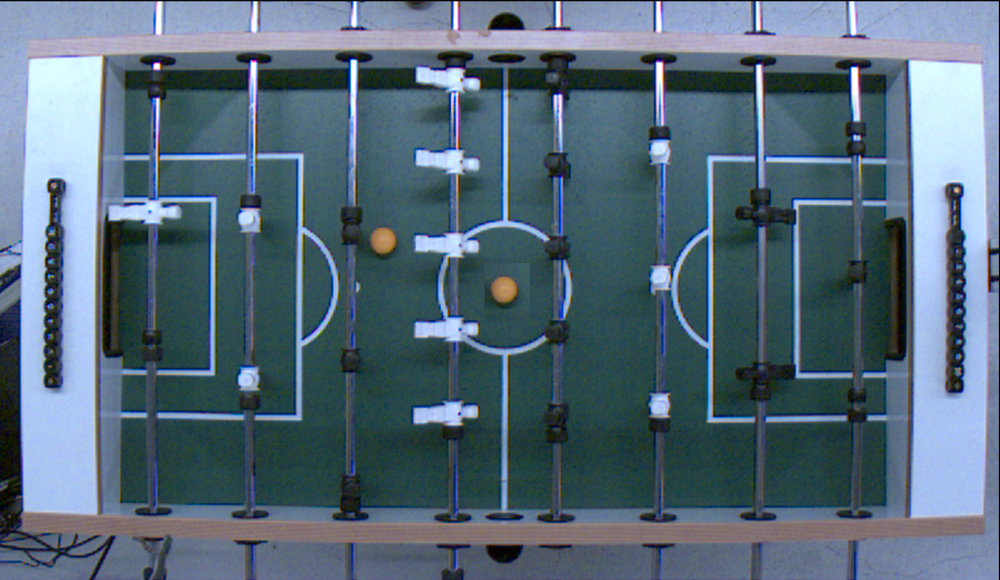
#> input picture BallCalibration.PNG, 1000 x 580 px, shrunk from 1835 x 1064 before the run
$ python -i FieldDetecter.py   (imports and definitions only)
#> lines starting #> are read from the running program, lines starting #| are printed output that depends on the picture
#> further down, picture is the input picture: shape (580, 1000, 3); mean B, G, R 122.3, 106.9, 86
#Copyright 2016 StudentCV
#Copyright and related rights are licensed under the
#Solderpad Hardware License, Version 0.51 (the “License”);
#you may not use this file except in compliance with the License.
#You may obtain a copy of the License at http://solderpad.org/licenses/SHL-0.51.
#Unless required by applicable law or agreed to in writing,
#software, hardware and materials distributed under this License
#is distributed on an “AS IS” BASIS, WITHOUT WARRANTIES OR CONDITIONS OF ANY KIND,
#either express or implied. See the License for the specific language
#governing permissions and limitations under the License.

# TODO: extensive commenting on calculations
import cv2
import numpy as np


class FieldDetection:
    """
    The soccer field is determined by the position of the center spot, the
    angle of the center line and the size of the center circle.
    Since the diameter of the center circle is fixed at 20.5 cm, all other
    points of the field can be calculated by these three measures.
    """

    field = 0
    center = 0
    ratio_pxcm = 0
    angle = 0
    goal_center_left = 0
    goal_center_right = 0
    goal_area_radius = 0

    # [26 lines left out: function draw, not called in this run]

    def get_center_scale(self, calibration_image):
        """

        :param calibration_image: The HSV-image to use for calculation
        :return: Position of center point in image (tuple), ratio px per cm (reproduction scale)
        """
        gray = cv2.cvtColor(calibration_image, cv2.COLOR_HSV2BGR)
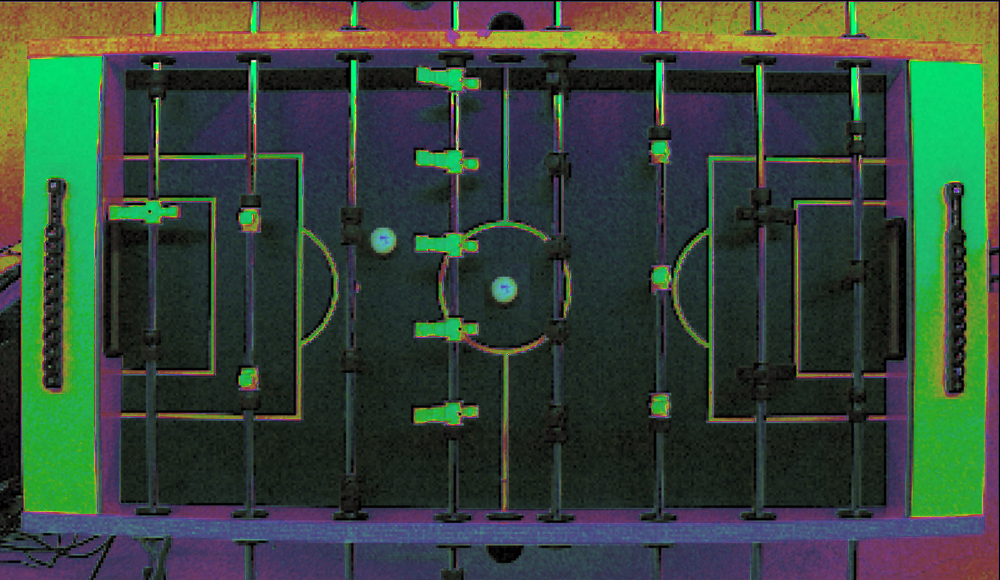
#> gray: shape (580, 1000, 3); mean B, G, R 58.2, 70.8, 55.3
        gray = cv2.cvtColor(gray, cv2.COLOR_BGR2GRAY)
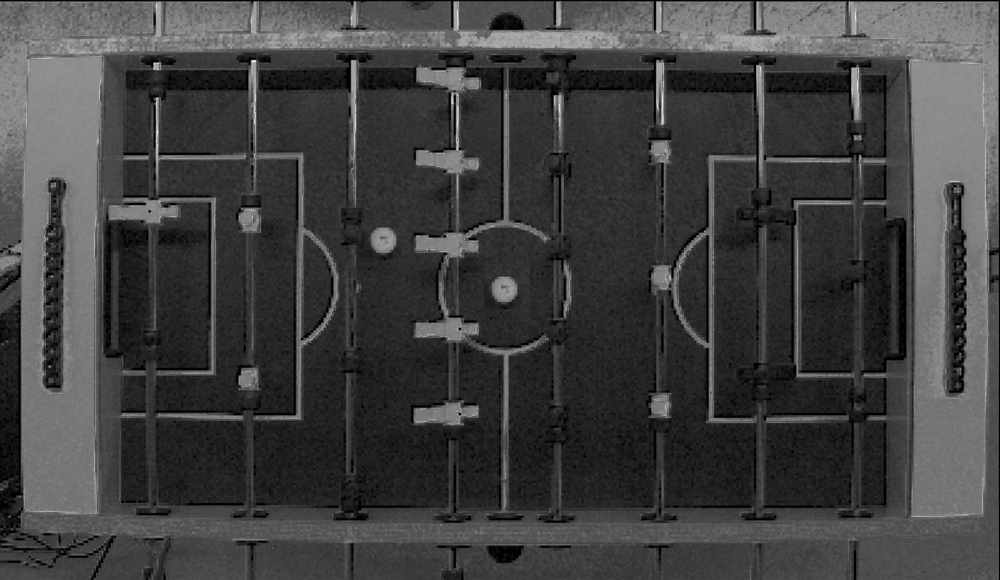
#> gray: shape (580, 1000); min 0, max 246, mean 64.7
        gray = cv2.GaussianBlur(gray, (5, 5), 1)

        circles = cv2.HoughCircles(gray, cv2.HOUGH_GRADIENT, 1, 100, param1=50, param2=30, minRadius=50, maxRadius=300)
#> circles = 48 rows, first 8: [702.5, 286.5, 264.2], [307.5, 287.5, 264.2], [605.5, 261.5, 260.9], [505.5, 261.5, 260.9], [414.5, 329.5, 299.4], [187.5, 272.5, 271.9], [769.5, 200.5, 216.9], [277.5, 187.5, 181.7]

        center_circle = (0, 0, 0)
        min_dist = 0xFFFFFFFFFFF
        for circle in circles[0]:
            dist_x = abs(circle[0] - calibration_image.shape[1] / 2)
            dist_y = abs(circle[1] - calibration_image.shape[0] / 2)

            if(dist_x + dist_y) < min_dist:
                min_dist = dist_x + dist_y
                center_circle = circle
#> this loop made 48 passes
#> (dist_x, dist_y, min_dist, center_circle) on passes 1 to 4: (202.5, 3.5, 206, [702.5, 286.5, 264.2]), (192.5, 2.5, 195, [307.5, 287.5, 264.2]), (105.5, 28.5, 134, [605.5, 261.5, 260.9]), (5.5, 28.5, 34, [505.5, 261.5, 260.9])
#> (circle, dist_x, dist_y) on passes 5 to 10: ([414.5, 329.5, 299.4], 85.5, 39.5), ([187.5, 272.5, 271.9], 312.5, 17.5), ([769.5, 200.5, 216.9], 269.5, 89.5), ([277.5, 187.5, 181.7], 222.5, 102.5), ([232.5, 363.5, 215.8], 267.5, 73.5), ([379.5, 185.5, 185], 120.5, 104.5)
#> after the loop, min_dist = 34

        rgb = cv2.cvtColor(calibration_image, cv2.COLOR_HSV2RGB)
        cv2.circle(rgb, (center_circle[0], center_circle[1]), center_circle[2], (0, 255, 0), 1)
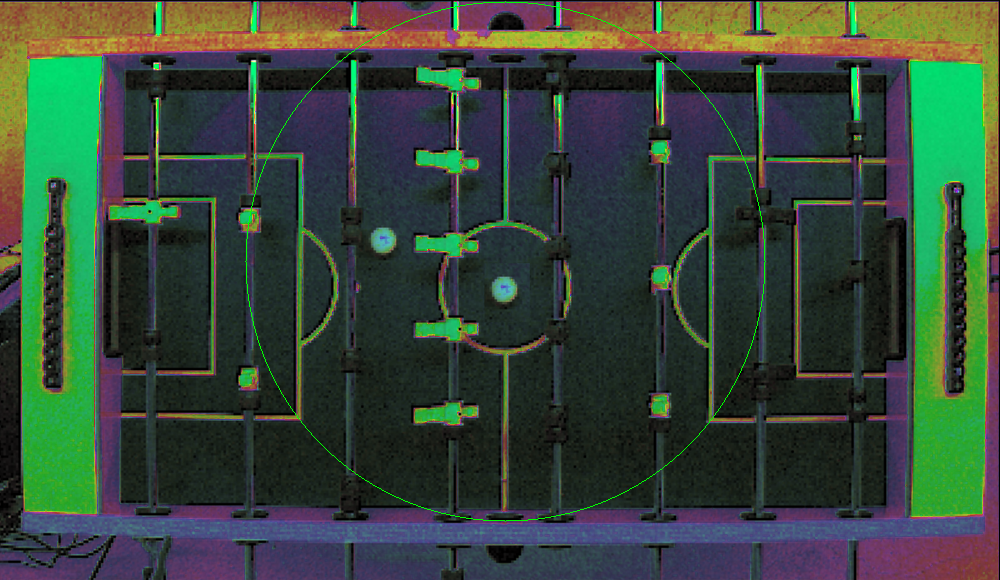
#> rgb: shape (580, 1000, 3); mean R, G, B 55.1, 71.3, 58

        center = center_circle[0], center_circle[1]
#> center = (505.5, 261.5)

        radius = center_circle[2]
#> radius = 260.9
        ratio_pxcm = radius / 10.25
#> ratio_pxcm = 25.45

        self.center = center
#> self.center = (505.5, 261.5)
        self.ratio_pxcm = ratio_pxcm
#> self.ratio_pxcm = 25.45

        return [center, ratio_pxcm]

    # [133 lines left out: functions get_angle, calc_field, calc_goal_area, get_var, not called in this run]

>>> import cv2
>>> picture = cv2.imread('BallCalibration.PNG')
>>> result = FieldDetection().get_center_scale(picture)
#> result = [(505.5, 261.5), 25.45]
